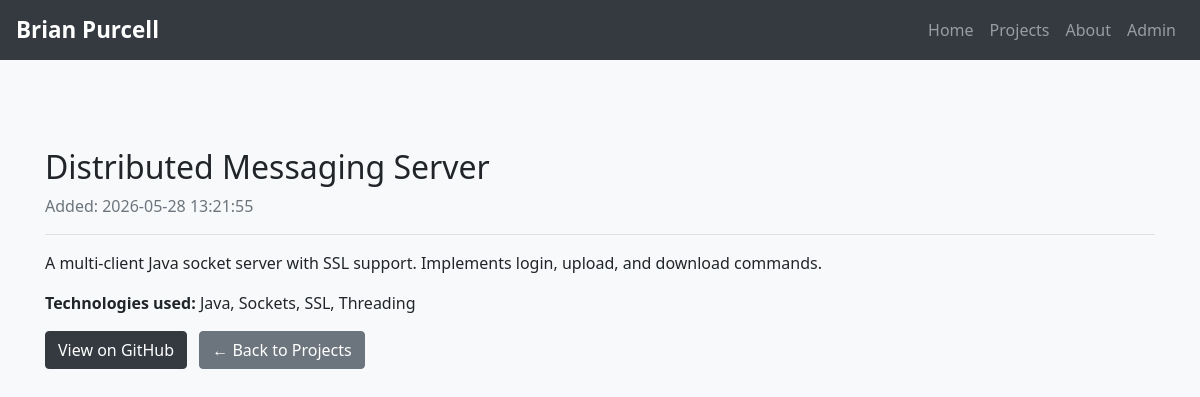
The app's page /projects/2, older data.
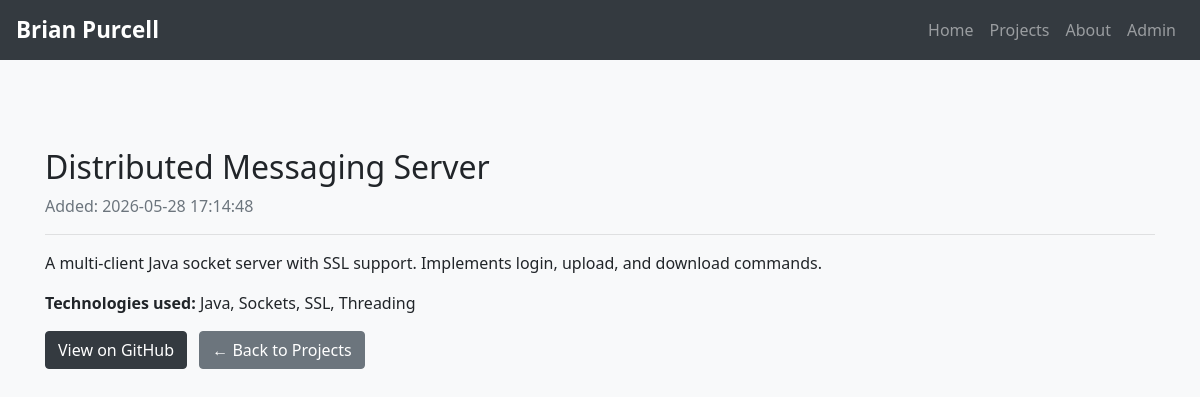
The same page, newer data.
### tables this page shows
CREATE TABLE projects (
    id INTEGER PRIMARY KEY AUTOINCREMENT,
    created TIMESTAMP NOT NULL DEFAULT CURRENT_TIMESTAMP,
    title TEXT NOT NULL,
    description TEXT,
    tech_stack TEXT,
    github_url TEXT NOT NULL
);

### app.py (the view)
@app.route('/projects/<int:project_id>')
def project(project_id):
    selectedProject = get_project(project_id)
    return render_template('project.html', project=selectedProject)

### app.py (called while the page is built)
def get_db_connection():
    conn = sqlite3.connect('database.db')
    conn.row_factory = sqlite3.Row #allows columns to be acessed by names
    return conn

def get_project(project_id):
    conn = get_db_connection()
    project = conn.execute('SELECT * FROM projects WHERE id = ?',(project_id,)).fetchone()
    conn.close()
    if project is None:
        abort(404)
    return project

### templates/project.html (shortened to what this page needs)
{% extends 'base.html' %}
{% block content %}
<h2>{% block title %}{{ project['title'] }}{% endblock %}</h2>
<p class="text-muted">Added: {{ project['created'] }}</p>
<hr>
<p>{{ project['description'] }}</p>
{% if project['tech_stack'] %}
  <p><strong>Technologies used:</strong> {{ project['tech_stack'] }}</p>
{% endif %}
{% if project['github_url'] %}
  <a href="{{ project['github_url'] }}" class="btn btn-dark" target="_blank">
    View on GitHub
  </a>
{% endif %}
<a href="{{ url_for('projects') }}" class="btn btn-secondary ml-2">← Back to Projects</a>
{% endblock %}

Row changes from the older to the newer data that the page shows:
changed projects "Distributed Messaging Server": created "2026-05-28 13:21:55" → "2026-05-28 17:14:48"
